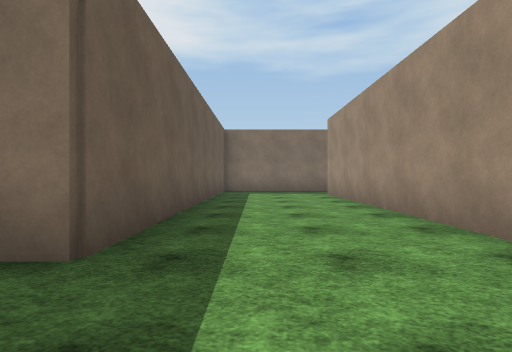
view 1 (above)

20 first-person views from a walk through a 3-D level made in the Unity game engine. The camera is 1.2 m above the floor, looks level and sees 80° across. The floor is counted in squares, 2 m on a side. Each view is taken from the middle of a square. On the plan, view 1 faces up. The plan holds only what a view shows up to about 9 squares ahead; the rest is blank. The place goes on beyond the plan. The player character is not drawn. Surface patterns are stand-ins for the level's own textures.

view 2
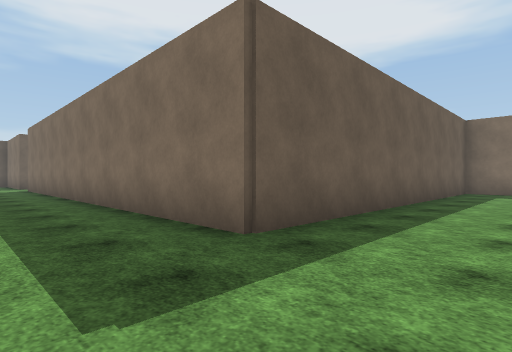

view 3
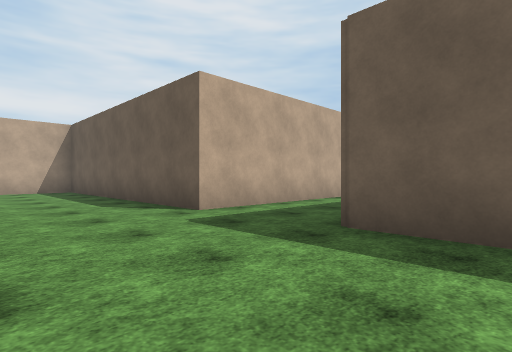

view 4
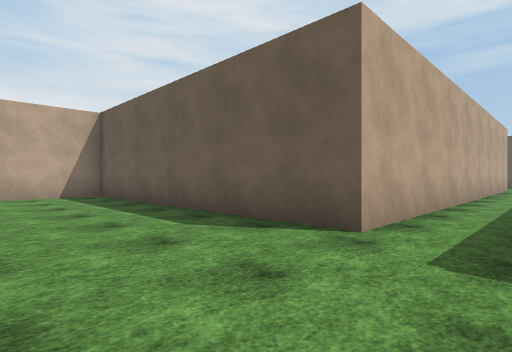

view 5
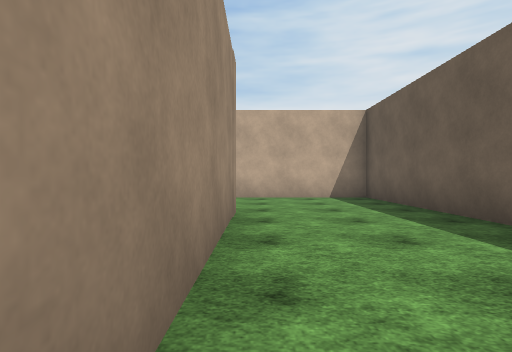

view 6
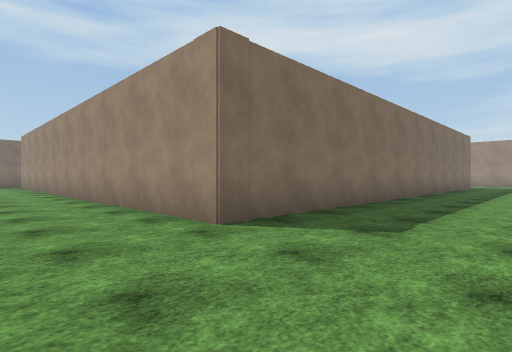

view 7
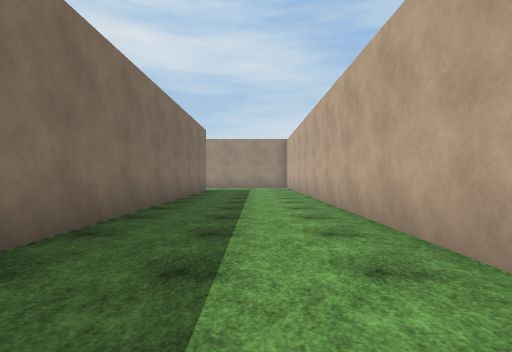

view 8
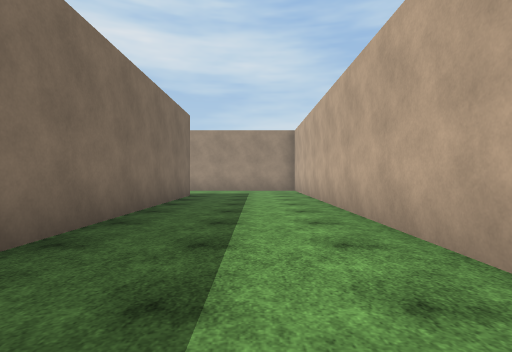

view 9
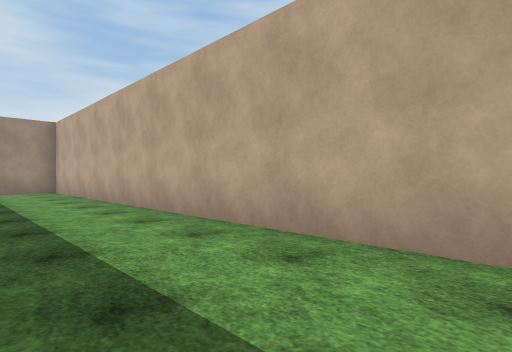

view 10
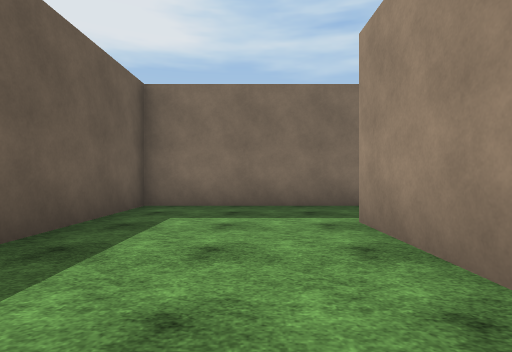

view 11
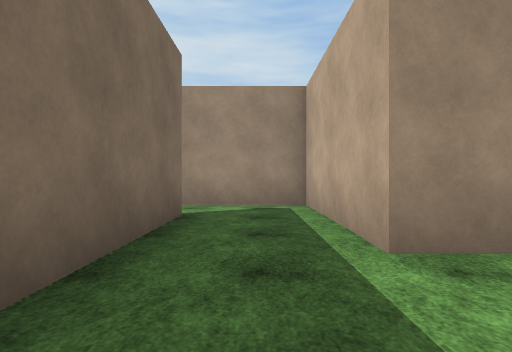

view 12
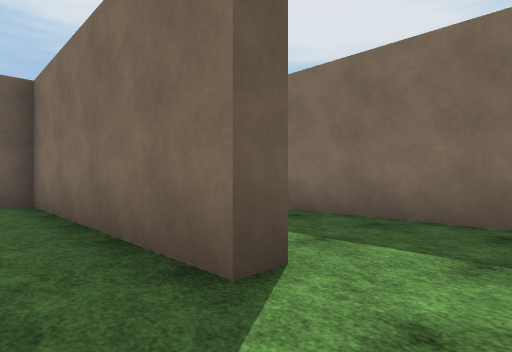

view 13
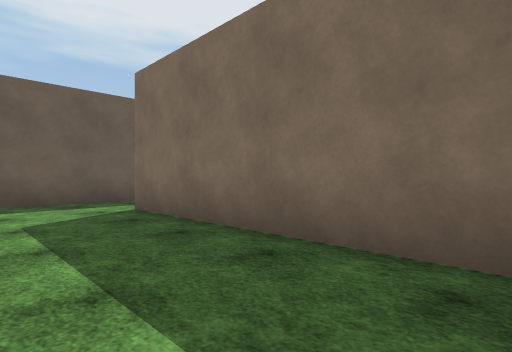

view 14
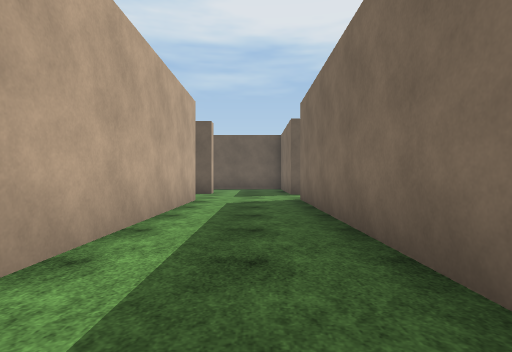

view 15
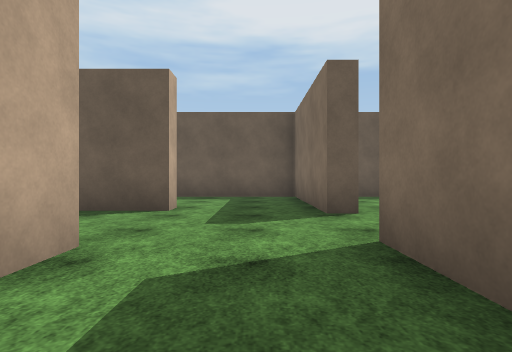

view 16
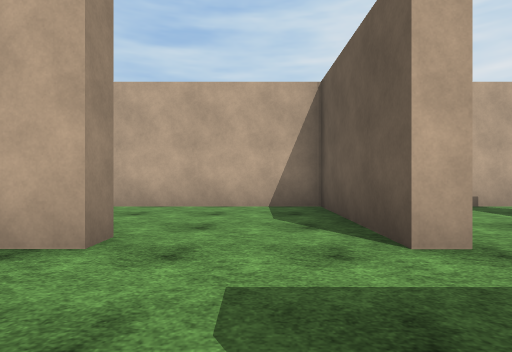

view 17
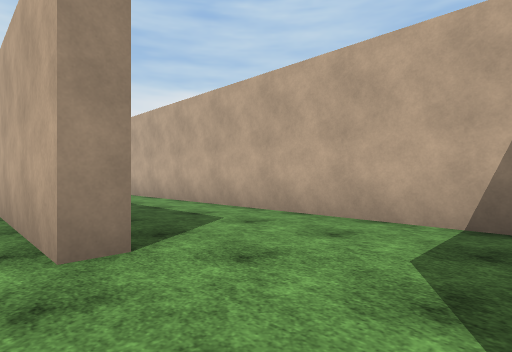

view 18
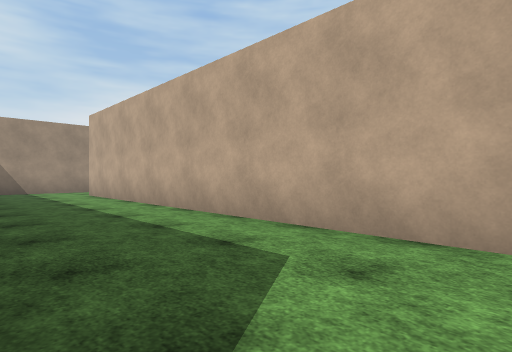

view 19
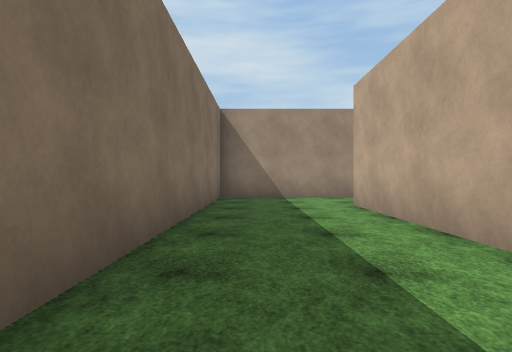

view 20
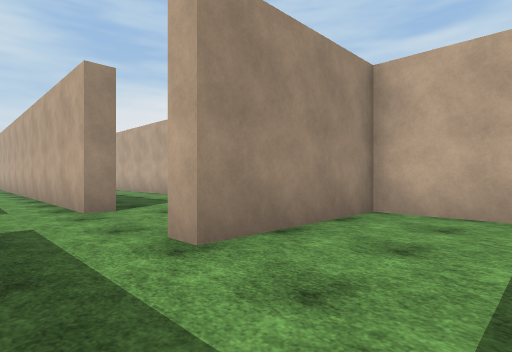

### Floor plan
Points are (right, up) in squares from view 1. A wall is a line through its corners. A room is listed if a view was taken in it or the views show most of it. See-through windows are left out.
Room 1 (views 1, 2, 3, 4, 5, 6, 7, 8, 9, 10, 11, 14, 15, 16, 17, 18)
walls: (6.9, -8.6) (17.5, -8.6); (4.7, 12.1) (-1.2, 12.1) (-1.2, 2.1) (-13.9, 2.1); (-13.6, -1.1) (-13.6, -0.5) (-1.2, -0.5) (-1.2, -8.6) (2.6, -8.6); (17, -5) (2.3, -5) (2.3, 10) (4.5, 10); (-15.9, 2.8) (-15.9, 2.1); (-16.8, -0.5) (-16.3, -0.5) (-16.3, -1.5)
ways out: opening at (3.5, 11) to room 2; opening at (-14.5, -1) to room 4; opening at (-16, 0.5) to room 5; opening at (-14.5, 2)
Room 2 (view 12)
walls: (4.7, 12.8) (4.7, 12.1); (4.5, 10) (6.3, 10) (6.3, 12.6)
ways out: opening at (3.5, 11) to room 1; opening at (5.5, 12) to room 3
Room 3 (view 13)
walls: (5.9, 15.4) (0.5, 15.4); (-1.2, 16.1) (-1.2, 13.6)
ways out: opening at (5.5, 12) to room 2; opening at (0, 15)
Room 4 (view 19)
walls: (-16.3, -1.5) (-16.3, -4) (-3.8, -4); (-1.6, -3.6) (-1.6, -1) (-8.9, -1)
ways out: opening at (-14.5, -1) to room 1; opening at (-2.5, -4)
Room 5 (view 20)
walls: (-20.1, -4) (-16.8, -4) (-16.8, -0.5); (-15.9, 2.1) (-19.8, 2.1) (-19.8, -1.4)
ways out: opening at (-16, 0.5) to room 1

Positions as (right, up) in squares from view 1, and headings:
1: (0, 0), facing up
2: (1, 0), facing up-left
3: (2, 4), facing down-left
4: (2, 1), facing down-left
5: (2, 0), facing down
6: (0, -8), facing up-right
7: (5, -7), facing right
8: (8, -7), facing right
9: (8, -6), facing down-right
10: (1, 6), facing up
11: (0, 11), facing right
12: (6, 11), facing up-left
13: (6, 13), facing up-left
14: (-6, 1), facing left
15: (-11, 1), facing left
16: (-15, 2), facing down
17: (-16, 0), facing down-right
18: (-14, -1), facing down-right
19: (-10, -2), facing right
20: (-19, 1), facing down-right
